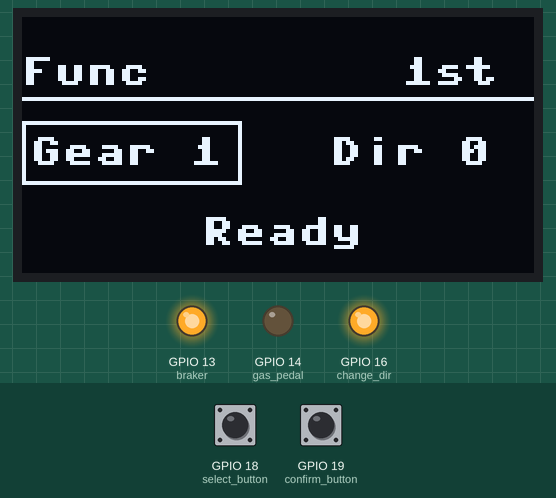
Simulated run of this program. Board: ESP32 board running MicroPython. Parts: 128×64 one-colour display, output pins drawn as LEDs (lit = HIGH). The inputs (shaded band) are chosen by the test bench; at power-on: GPIO 19 (confirm_button) LOW, GPIO 18 (select_button) LOW.

Above: at 1.2 s.
1.3 s: GPIO 19 (confirm_button) pulled HIGH for 0.15 s
At 1.8 s:
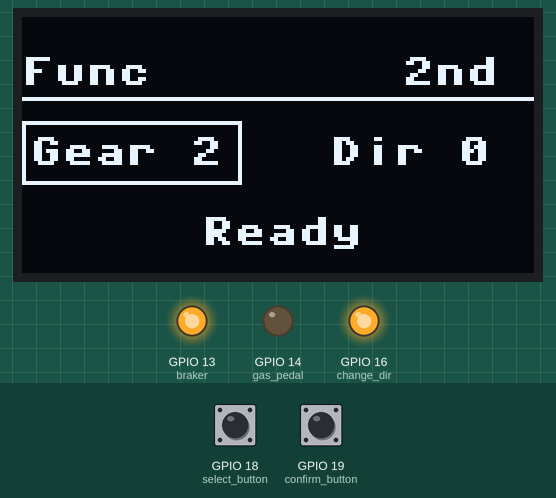
2.9 s: GPIO 19 (confirm_button) pulled HIGH for 1 s
At 4.2 s:
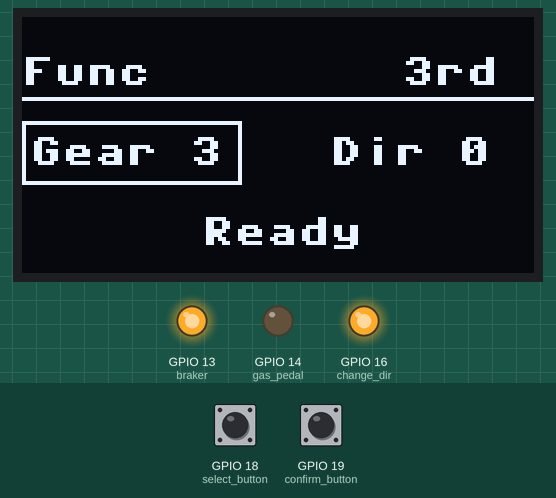
5.4 s: GPIO 18 (select_button) pulled HIGH for 0.15 s
At 6.1 s:
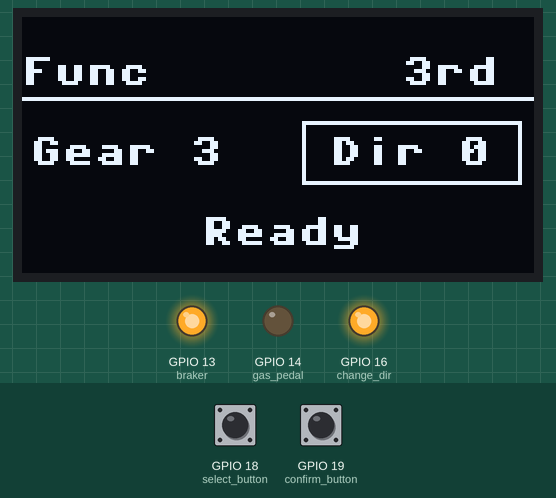
7.0 s: GPIO 19 (confirm_button) pulled HIGH for 0.15 s
At 7.7 s:
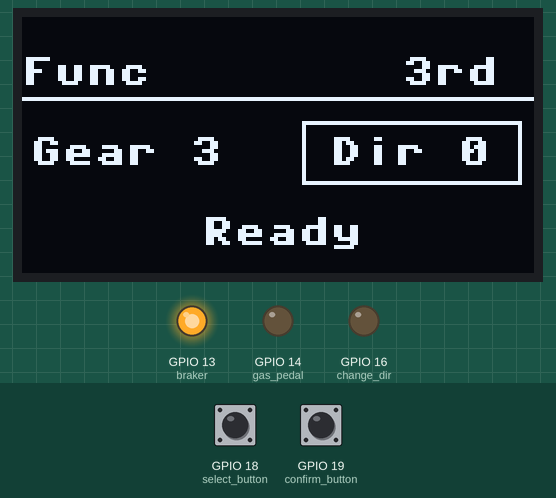
10.1 s: GPIO 18 (select_button) pulled HIGH for 1 s
At 10.9 s:
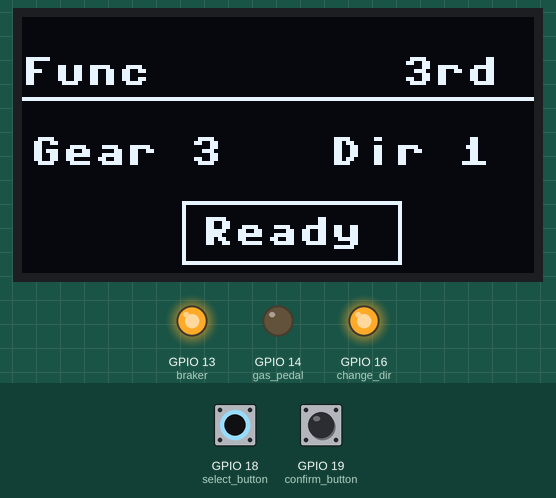
12.6 s: GPIO 19 (confirm_button) pulled HIGH for 3.2 s
At 14.1 s:
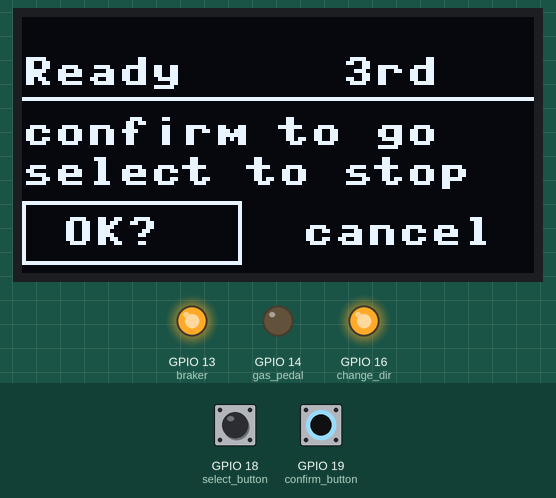
Timing chart, 0 to 15.6 s (numbered marks = the images above; inputs shaded):
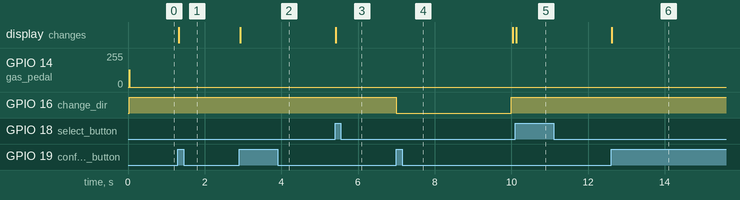

The program:

esp32_s3_propelling_rod.py
```python
from machine import Pin, I2C, PWM
from time import sleep
import ssd1306

# 初始化OLED
i2c = I2C(1, scl=Pin(21), sda=Pin(22))
oled = ssd1306.SSD1306_I2C(128, 64, i2c)

# 油门
gas_pedal = PWM(Pin(14))
gas_pedal.freq(1000)

# 刹车
braker = Pin(13, Pin.OUT, value=1)

# 换向
change_dir = Pin(16, Pin.OUT, value=1)

# 初始化按钮
select_button = Pin(18, Pin.IN, Pin.PULL_DOWN)
confirm_button = Pin(19, Pin.IN, Pin.PULL_DOWN)

# 定义变量
current_gear = 1 # 当前档位
gear_dict = {1:"1st", 2:"2nd", 3:"3rd"} # 档位显示字典

rect_xy = [(0, 26), (70, 26), (40, 46), (0, 46), (68, 46)] # 矩形框位置
rect_index = 0 # 记录当前矩形框位置

direction = 0 # 记录方向
mod = 0 # 记录模式

# 绘制主屏幕
def draw_main_frame():
    # 清屏
    oled.fill(0)

    # 标题
    oled.text('Func', 0, 10)
    oled.text(f'{gear_dict.get(current_gear)}', 95, 10)

    # 分割线
    oled.hline(0, 20, 128, 1)

    # 菜单项
    oled.text(f'Gear {current_gear}', 2, 30)
    oled.text(f'Dir {direction}', 77, 30)
    oled.text('Ready', 45, 50)

    # 矩形框
    oled.rect(rect_xy[rect_index][0], rect_xy[rect_index][1], 55, 16, 1)

    oled.show()

# 绘制行进界面
def draw_ready_frame():
    oled.fill(0)

    oled.text('Ready', 0, 10)
    oled.text(f'{gear_dict.get(current_gear)}', 80, 10)
    oled.hline(0, 20, 128, 1)

    oled.text('confirm to go', 0, 25)
    oled.text('select to stop', 0, 35)
    oled.rect(rect_xy[rect_index][0], rect_xy[rect_index][1], 55, 16, 1)
    oled.text('OK?', 10,50)
    oled.text('cancel', 70, 50)

    oled.show()

# select按钮按下时执行
def on_select_button_pressed(pin):
    n = 0
    if pin.value() == 1:  # 避免按键抖动
        global rect_index
        global mod
        if mod == 0:
            rect_index = (rect_index + 1) % 3
            draw_main_frame()
        elif mod == 1:
            rect_index = 7 - rect_index
            draw_ready_frame()
        elif mod == 11:
            gas_pedal.duty(0)
            braker.value(0)
        while pin.value() == 1:
            sleep(0.01)  # 等待按钮释放
            n += 1
            if n > 100 and confirm_button.value():
                mod = 0
                rect_index = 0
                draw_main_frame()

# confirm按钮按下时执行
def on_confirm_button_pressed(pin):
    global mod
    if pin.value() == 1:  # 避免按键抖动
        global rect_index

        if mod == 0:
            global current_gear
            global direction

            if rect_index == 0:  # 调整档位
                current_gear = (current_gear % 3) + 1
                draw_main_frame()

            elif rect_index == 1: # 调整方向
                change_dir.value(0)
                sleep(3)
                change_dir.value(1)

                direction = 1 - direction
                draw_main_frame()

            elif rect_index == 2: # 选择模式一
                rect_index = 3
                mod = 1
                draw_ready_frame()
        elif mod == 1:
            if rect_index == 3:
                mod = 11
                oled.fill_rect(0, 46, 128, 18, 0)
                oled.show()
            elif rect_index == 4:
                mod = 0
                rect_index = 0
                draw_main_frame()
        elif mod == 11:
            gas_pedal.duty(420 + current_gear * 200)
            braker.value(1)
        while pin.value() == 1:
            sleep(0.01)  # 等待按钮释放
            if select_button.value():
                braker.value(0)
            else:
                braker.value(1)

# 绘制主菜单
draw_main_frame()

while True:
    braker.value(1) # 保持不刹车
    gas_pedal.duty(0) # 保持无油门

    if select_button.value() == 1:
        on_select_button_pressed(select_button)

    elif confirm_button.value() == 1:
        on_confirm_button_pressed(confirm_button)

    # 设置按键中断
    # select_button.irq(trigger=Pin.IRQ_RISING, handler=on_select_button_pressed)
    # confirm_button.irq(trigger=Pin.IRQ_RISING, handler=on_confirm_button_pressed)
```

Measured:
- after the input at 1.3 s, the display: changes at once (image 1)
- after the input at 2.9 s, the display: changes at once (image 2)
- after the input at 5.4 s, the display: changes at once (image 3)
- after the input at 7.0 s, GPIO 16 (change_dir): HIGH → LOW at once, → HIGH 3.0 s later
- after the input at 10.1 s, the display: changes at once (image 5)
- after the input at 12.6 s, the display: changes at once (image 6)
